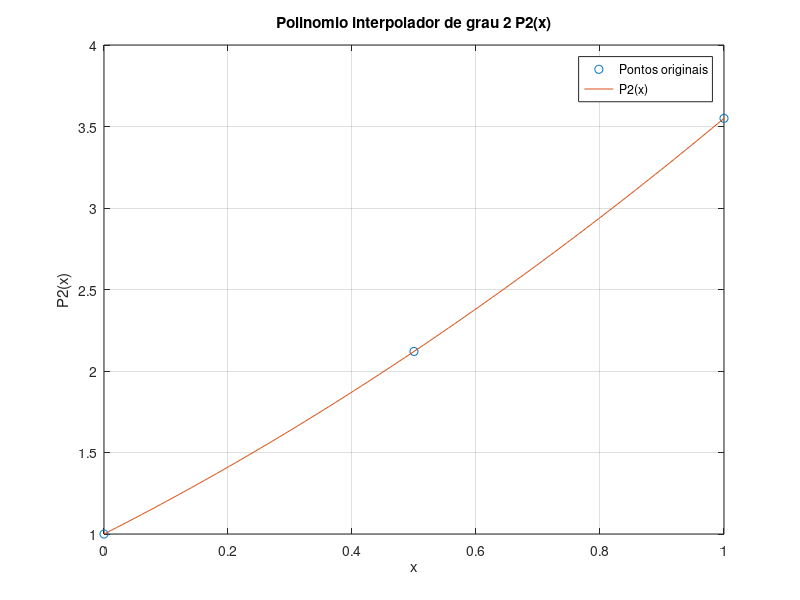

This chart was generated by the following MATLAB code:
x = [0, 0.5, 1];
y = [1, 2.12, 3.55];
x_val = 0.7;

function P = newton_interpolation(x, y, x_val)
  n = length(x);
  diff_div = zeros(n, n);
  diff_div(:, 1) = y;

  for j = 2:n
    for i = 1:(n - j + 1)
      diff_div(i, j) = (diff_div(i + 1, j - 1) - diff_div(i, j - 1)) / (x(i + j - 1) - x(i));
    end
  end

  P = diff_div(1, 1);
  term = 1;

  for j = 1:(n - 1)
    term = term * (x_val - x(j));
    P = P + diff_div(1, j + 1) * term;
  end
end

P2_07 = newton_interpolation(x, y, x_val)

x_plot = linspace(0, 1, 100); % Cria um vetor de 100 pontos entre 0 e 1
y_plot = arrayfun(@(x_val) newton_interpolation(x, y, x_val), x_plot); % Avalia P2(x) para cada x no vetor x_plot

figure; % Cria uma nova janela de figura
plot(x, y, 'o', x_plot, y_plot, '-'); % Plota os pontos originais e o polinômio interpolador
xlabel('x');
ylabel('P2(x)');
title('Polinomio interpolador de grau 2 P2(x)');
legend('Pontos originais', 'P2(x)');
grid on;
